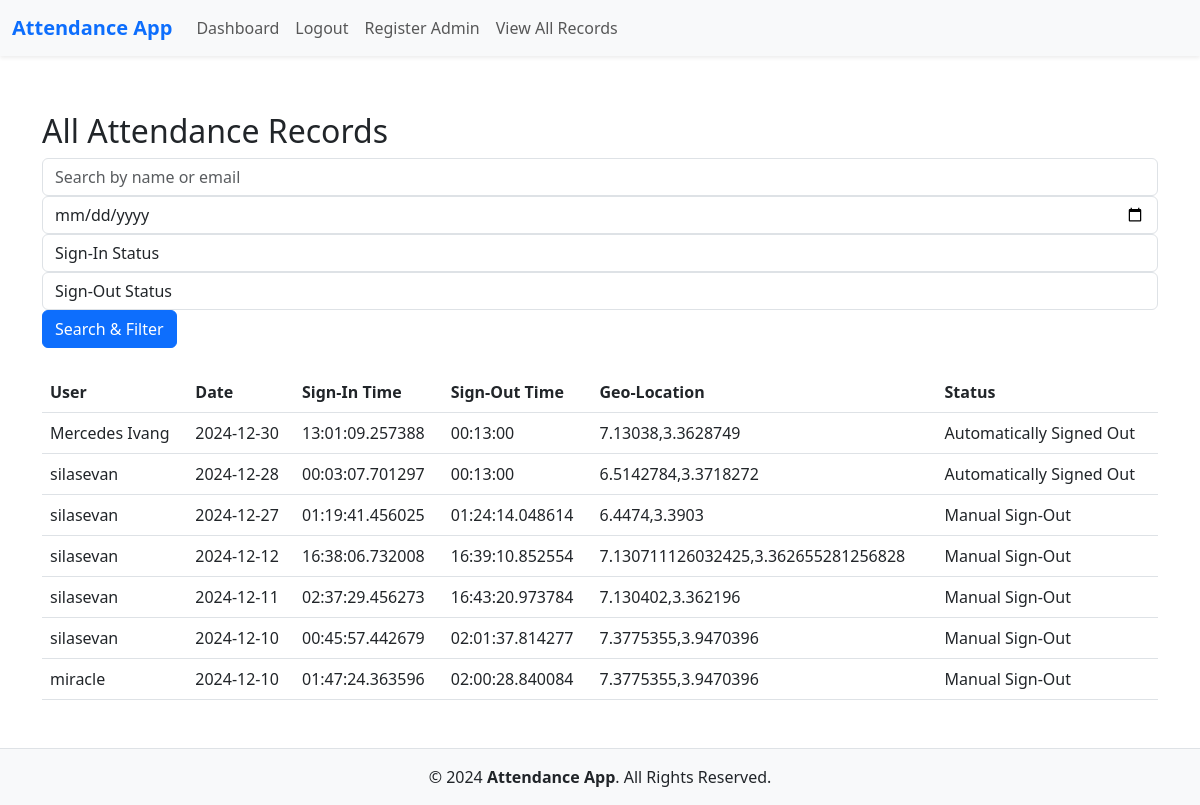
Before: /admin/attendance-records (signed in) with the older database file.
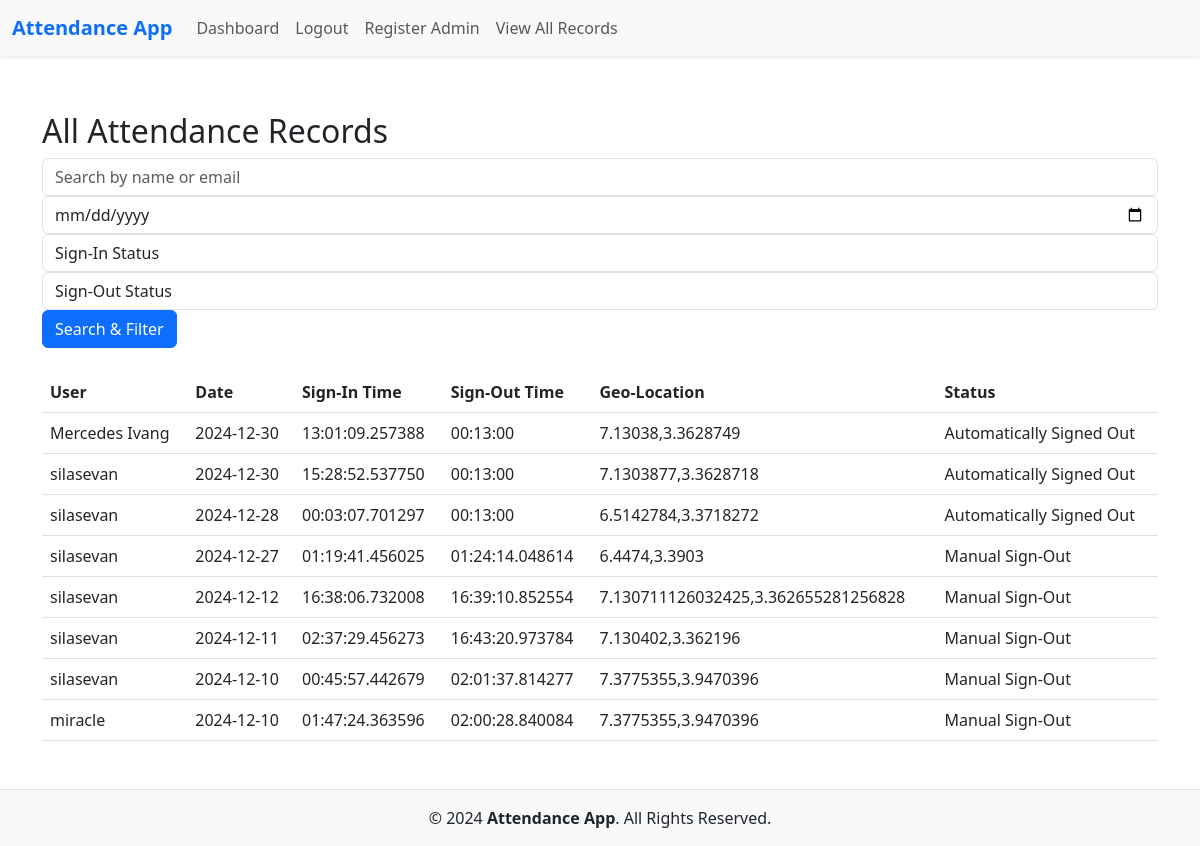
After: the same page with the newer database file.
### app/models.py (models this page shows, shortened)
class AttendanceRecord(db.Model):
    __tablename__ = 'attendance_records'
    id = db.Column(db.Integer, primary_key=True)
    user_id = db.Column(db.Integer, db.ForeignKey('user.id'), nullable=False)
    date = db.Column(db.Date, nullable=False, default=datetime.today().date)
    sign_in_time = db.Column(db.Time)
    sign_out_time = db.Column(db.Time)
    geo_location = db.Column(db.String(100), nullable=False)
    auto_signed_out = db.Column(Boolean, default=False)
    user = db.relationship('User', backref='attendance_records')

class User(UserMixin, db.Model):
    id = db.Column(db.Integer, primary_key=True)
    name = db.Column(db.String(100), nullable=False)
    email = db.Column(db.String(100), unique=True, nullable=False)
    password_hash = db.Column(db.String(200), nullable=False)
    role = db.Column(db.String(20), nullable=False, default='user')
    is_admin =db.Column(db.Boolean, default=False)
    @property
    def password(self):
        """ Prevent password from being accessed directly. """
        raise AttributeError("Password is not a readable attribute.")
    def is_admin(self):
        """ Check if the user has admin role. """
        return self.role == 'admin'

### app/routes.py (the view)
@main.route('/admin/attendance-records', methods=['GET', 'POST'])
@admin_required
def admin_attendance_records():
    if not current_user.is_admin:
        flash('Access denied. Only admins can view attendance records.', 'danger')
        return redirect(url_for('main.dashboard'))
    search_query = request.args.get('search', '').strip()
    date_filter = request.args.get('date', '')
    sign_in_status = request.args.get('sign_in_status', '')
    sign_out_status = request.args.get('sign_out_status', '')
    query = AttendanceRecord.query.join(User).order_by(AttendanceRecord.date.desc())
    if search_query:
        query = query.filter(
            (User.name.ilike(f'%{search_query}%')) | (User.email.ilike(f'%{search_query}%'))
        )
    if date_filter:
        query = query.filter(AttendanceRecord.date == date_filter)
    if sign_in_status == 'signed_in':
        query = query.filter(AttendanceRecord.sign_in_time.isnot(None))
    elif sign_in_status == 'not_signed_in':
        query = query.filter(AttendanceRecord.sign_in_time.is_(None))
    if sign_out_status == 'signed_out':
        query = query.filter(AttendanceRecord.sign_out_time.isnot(None))
    elif sign_out_status == 'not_signed_out':
        query = query.filter(AttendanceRecord.sign_out_time.is_(None))
    records = query.all()
    return render_template('admin_attendance_records.html', records=records)

### app/__init__.py (called while the page is built)
@login_manager.user_loader
def load_user(user_id):
    from .models import User
    return User.query.get(int(user_id))

### app/routes.py (called while the page is built)
def admin_required(f):
    @wraps(f)
    def decorated_function(*args, **kwargs):
        if not current_user.is_authenticated or current_user.role != 'admin':
           return render_error_page(403)
        return f(*args, **kwargs)
    return decorated_function

### app/templates/admin_attendance_records.html (shortened to what this page needs)
{% extends "base.html" %}
{% block content %}
<h2>All Attendance Records</h2>
<form method="GET" action="{{ url_for('main.admin_attendance_records') }}" class="mb-4">
    <div class="form-row">
        <div class="col">
            <input
                type="text"
                name="search"
                class="form-control"
                placeholder="Search by name or email"
                value="{{ request.args.get('search', '') }}"
            />
        </div>
        <div class="col">
            <input
                type="date"
                name="date"
                class="form-control"
                value="{{ request.args.get('date', '') }}"
            />
        </div>
        <div class="col">
            <select name="sign_in_status" class="form-control">
                <option value="">Sign-In Status</option>
            </select>
        </div>
        <div class="col">
            <select name="sign_out_status" class="form-control">
                <option value="">Sign-Out Status</option>
            </select>
        </div>
        <div class="col">
            <button type="submit" class="btn btn-primary">Search & Filter</button>
        </div>
    </div>
</form>
<table class="table">
    <thead>
        <tr>
            <th>User</th>
            <th>Date</th>
            <th>Sign-In Time</th>
            <th>Sign-Out Time</th>
            <th>Geo-Location</th>
            <th>Status</th>
        </tr>
    </thead>
    <tbody>
        {% for record in records %}
        <tr>
            <td>{{ record.user.name }}</td>
            <td>{{ record.date }}</td>
            <td>{{ record.sign_in_time or "Not Signed In" }}</td>
            <td>{{ record.sign_out_time or "Not Signed Out" }}</td>
            <td>{{ record.geo_location }}</td>
            <td>
                {% if record.auto_signed_out %}
                Automatically Signed Out
                {% else %}
                Manual Sign-Out
                {% endif %}
            </td>
        </tr>
        {% endfor %}
    </tbody>
</table>
{% endblock %}

### app/templates/base.html (shortened to what this page needs)
<!DOCTYPE html>
<html lang="en">
  <head>
    <link
      rel="stylesheet"
      href="https://cdn.jsdelivr.net/npm/bootstrap@5.3.0/dist/css/bootstrap.min.css"
    />
  </head>
  <body>
    <nav
      class="navbar navbar-expand-lg navbar-light bg-light fixed-top shadow-sm"
    >
      <div class="container-fluid">
        <a
          class="navbar-brand fw-bold text-primary"
          href="{{ url_for('main.dashboard') }}"
        >
          Attendance App
        </a>
        <div class="collapse navbar-collapse" id="navbarNav">
          <ul class="navbar-nav me-auto mb-2 mb-lg-0">
            {% if current_user.is_authenticated %}
            <li class="nav-item">
              <a href="{{ url_for('main.dashboard') }}" class="nav-link"
                >Dashboard</a
              >
            </li>
            <li class="nav-item">
              <a href="{{ url_for('main.logout') }}" class="nav-link">Logout</a>
            </li>
            {% endif %}
            {% if current_user.is_authenticated and current_user.is_admin %}
            <li class="nav-item">
              <a href="{{ url_for('main.register_admin') }}" class="nav-link"
                >Register Admin</a
              >
            </li>
            <li class="nav-item">
              <a
                href="{{ url_for('main.admin_attendance_records') }}"
                class="nav-link"
                >View All Records</a
              >
            </li>
            {% endif %}
          </ul>
        </div>
      </div>
    </nav>
    <div class="container mt-5 pt-5">
    </div>
    <div class="container mt-3">{% block content %}{% endblock %}</div>
    <footer class="bg-light text-center py-3 mt-5 border-top">
      <p class="mb-0">
        &copy; 2024 <strong>Attendance App</strong>. All Rights Reserved.
      </p>
    </footer>
  </body>
</html>

Changed rows visible on the page:
added AttendanceRecord: user.name "silasevan", date "2024-12-30", sign_in_time "15:28:52.537750", sign_out_time "00:13:00", geo_location "7.1303877,3.3628718", auto_signed_out "Automatically Signed Out"
